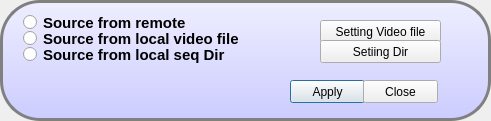
<?xml version="1.0" encoding="UTF-8"?>
<ui version="4.0">
 <class>DataSourceDialog</class>
 <widget class="QDialog" name="DataSourceDialog">
  <property name="geometry">
   <rect>
    <x>0</x>
    <y>0</y>
    <width>491</width>
    <height>121</height>
   </rect>
  </property>
  <property name="windowTitle">
   <string>Data Source Setting</string>
  </property>
  <widget class="QFrame" name="frame">
   <property name="geometry">
    <rect>
     <x>0</x>
     <y>0</y>
     <width>491</width>
     <height>121</height>
    </rect>
   </property>
   <property name="styleSheet">
    <string notr="true">
QRadioButton{

font-weight: bold;
font-size: 15px;

}


QFrame{
border: 3px solid gray;
border-radius: 40px;
background: white;
background: QLinearGradient(x1: 0, y1: 0, x2: 0, y2: 1, stop: 0 #eef, stop: 1 #ccf);
}
QLabel{
border: none;
background: white;
font-weight: bold;
font-size: 15px;

}
QLineEdit {
padding: 1px;
border-style: solid;
border: 2px solid gray;
border-radius: 8px;
}</string>
   </property>
   <property name="frameShape">
    <enum>QFrame::StyledPanel</enum>
   </property>
   <property name="frameShadow">
    <enum>QFrame::Raised</enum>
   </property>
   <widget class="QRadioButton" name="radioButton_remoteSource">
    <property name="geometry">
     <rect>
      <x>23</x>
      <y>13</y>
      <width>185</width>
      <height>19</height>
     </rect>
    </property>
    <property name="text">
     <string>Source from remote</string>
    </property>
   </widget>
   <widget class="QPushButton" name="pushButton_apply">
    <property name="geometry">
     <rect>
      <x>290</x>
      <y>80</y>
      <width>75</width>
      <height>23</height>
     </rect>
    </property>
    <property name="text">
     <string>Apply</string>
    </property>
   </widget>
   <widget class="QRadioButton" name="radioButton_local_source_seq">
    <property name="geometry">
     <rect>
      <x>23</x>
      <y>45</y>
      <width>248</width>
      <height>19</height>
     </rect>
    </property>
    <property name="text">
     <string>Source from local seq Dir</string>
    </property>
   </widget>
   <widget class="QPushButton" name="pushButton_set_local_file">
    <property name="geometry">
     <rect>
      <x>320</x>
      <y>20</y>
      <width>121</width>
      <height>23</height>
     </rect>
    </property>
    <property name="text">
     <string>Setting Video file</string>
    </property>
   </widget>
   <widget class="QRadioButton" name="radioButton_local_file_source">
    <property name="geometry">
     <rect>
      <x>23</x>
      <y>29</y>
      <width>275</width>
      <height>19</height>
     </rect>
    </property>
    <property name="text">
     <string>Source from local video file</string>
    </property>
   </widget>
   <widget class="QPushButton" name="pushButton_set_local_seq">
    <property name="geometry">
     <rect>
      <x>320</x>
      <y>40</y>
      <width>121</width>
      <height>23</height>
     </rect>
    </property>
    <property name="text">
     <string>Setiing Dir</string>
    </property>
   </widget>
   <widget class="QPushButton" name="pushButton_exit">
    <property name="geometry">
     <rect>
      <x>363</x>
      <y>80</y>
      <width>75</width>
      <height>23</height>
     </rect>
    </property>
    <property name="text">
     <string>Close</string>
    </property>
   </widget>
  </widget>
 </widget>
 <resources/>
 <connections/>
</ui>
